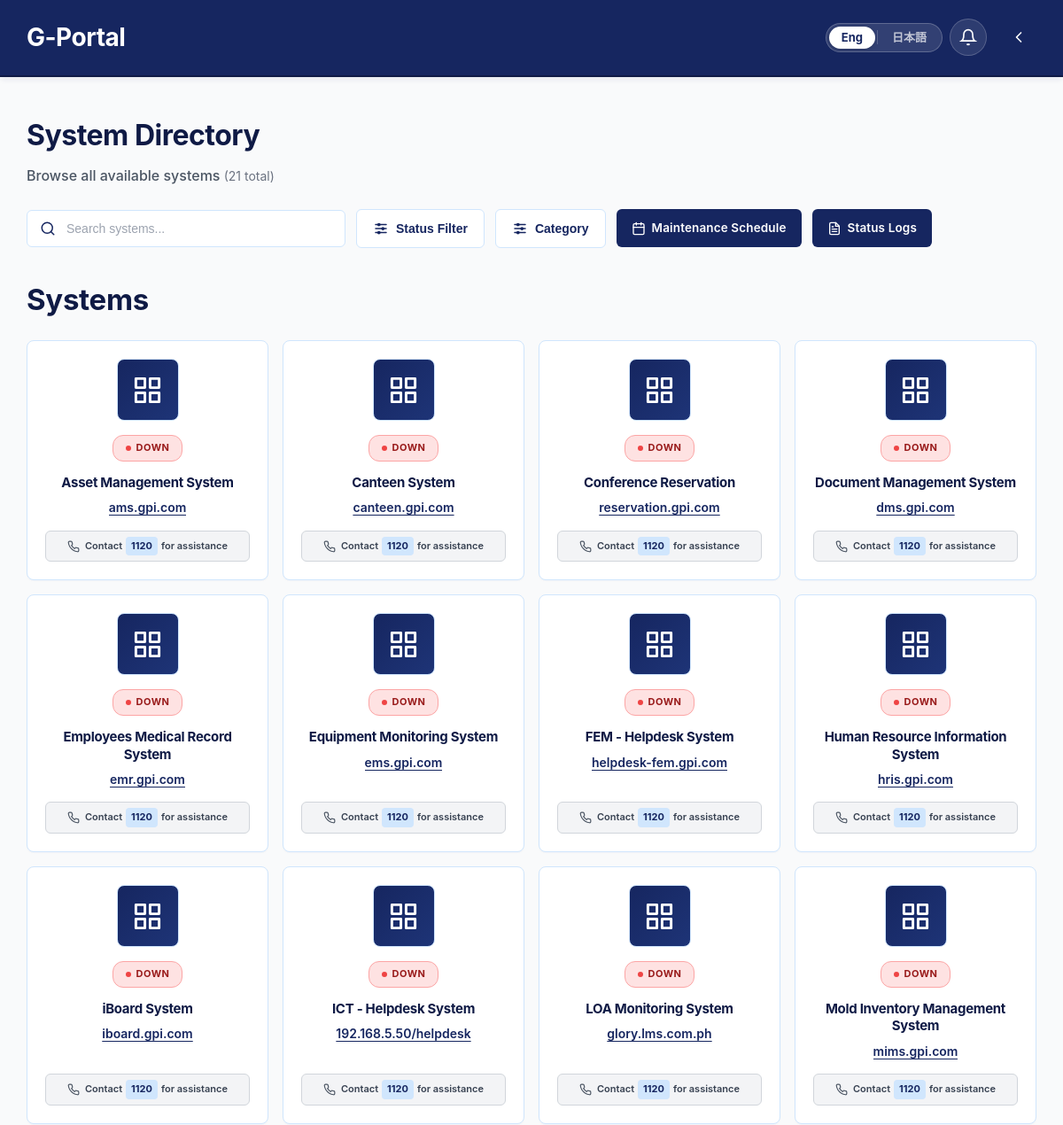
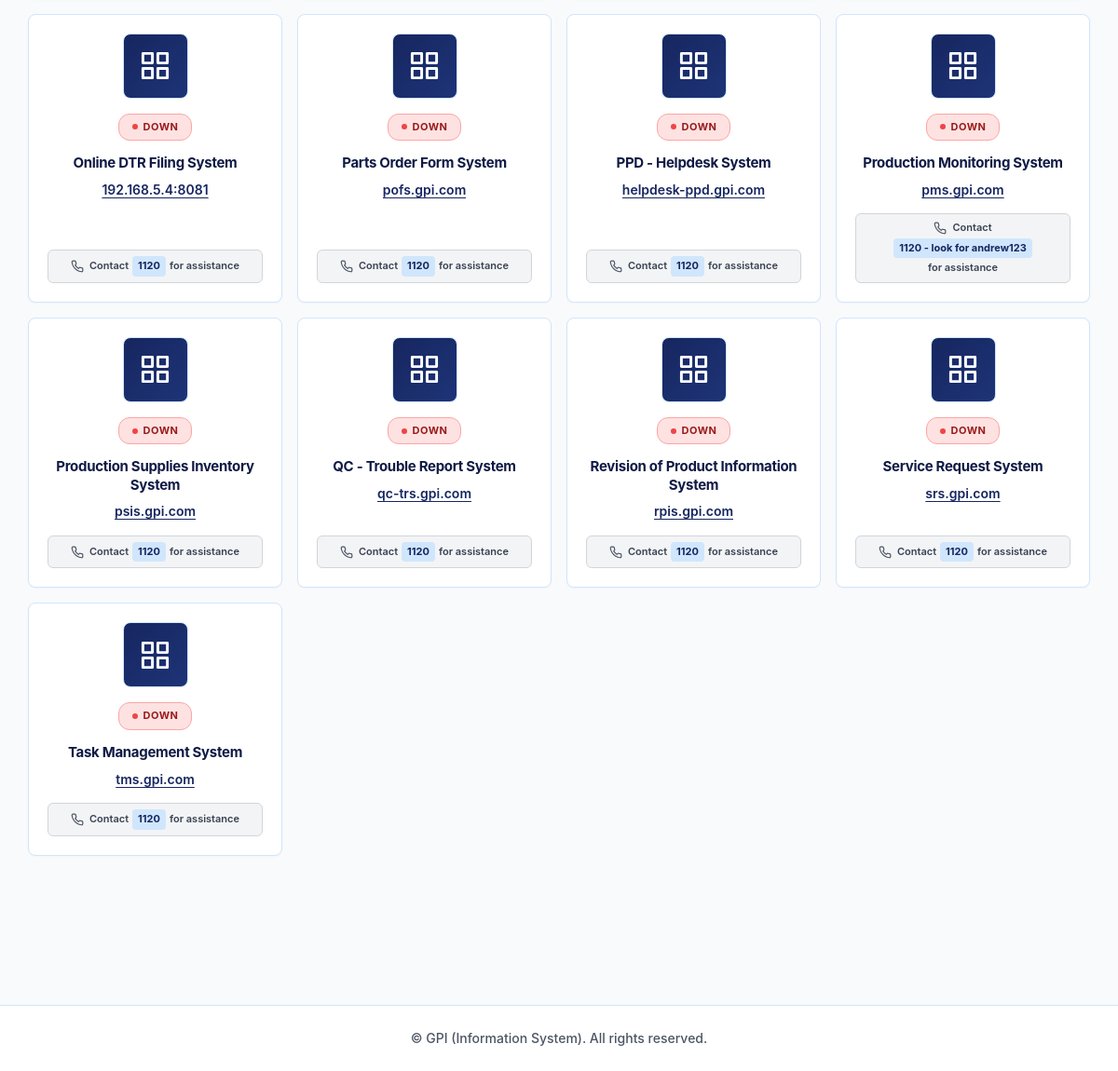
The page /pages/viewer.php on the database its author committed (2 pictures, top to bottom).
### tables this page shows
CREATE TABLE `systems` (
  `id` int(10) UNSIGNED NOT NULL,
  `name` varchar(255) NOT NULL,
  `category` varchar(100) NOT NULL DEFAULT 'Direct',
  `domain` varchar(255) NOT NULL,
  `network_type` varchar(5) NOT NULL DEFAULT 'https',
  `japanese_domain` varchar(255) DEFAULT NULL,
  `badge_url` varchar(500) DEFAULT NULL,
  `logo` varchar(255) DEFAULT NULL,
  `description` varchar(1000) DEFAULT NULL COMMENT 'System description (max 1000 chars)',
  `japanese_description` text DEFAULT NULL,
  `contact_number` varchar(50) DEFAULT '123',
  `status` enum('online','offline','maintenance','down','archived') DEFAULT 'online',
  `created_at` timestamp NOT NULL DEFAULT current_timestamp(),
  `updated_at` timestamp NOT NULL DEFAULT current_timestamp() ON UPDATE current_timestamp(),
  `exclude_health_check` tinyint(1) NOT NULL DEFAULT 0 COMMENT '1 = skip this system during automated health checks'
);

### pages/viewer.php (the view, shortened to what this page needs)
<?php
$conn = getDBConnection();
$catResult  = $conn->query("SELECT name, sort_order FROM categories ORDER BY sort_order ASC");
$dbCategories = [];
while ($row = $catResult->fetch_assoc()) {
    $dbCategories[] = $row;
}
$result = $conn->query("SELECT *, COALESCE(japanese_domain, '') as japanese_domain FROM systems ORDER BY created_at DESC");
$systems = [];
while ($row = $result->fetch_assoc()) { $systems[] = $row; }
usort($systems, function($a, $b) {
    return strcasecmp($a['name'] ?? '', $b['name'] ?? '');
});
$statusLabels = [
    'online' => 'Online', 'offline' => 'Offline',
    'maintenance' => 'Maintenance', 'down' => 'Down', 'archived' => 'Archived'
];
$totalSystems = count(array_filter($systems, fn($s) => ($s['status'] ?? '') !== 'archived'));
?>
<!DOCTYPE html>
<html lang="en">
<head>
    <link rel="stylesheet" href="../assets/css/viewer.css">
    <link rel="stylesheet" href="../assets/css/notifications.css">
</head>
<body class="viewer-page">
    <header class="viewer-header">
        <div class="header-content">
            <h1>G-Portal</h1>
            <div class="header-right">
                <div class="jp-lang-switcher" id="jpLangSwitcher">
                    <button class="jp-lang-option" id="jpLangEng" onclick="setLanguage('en')">
                        Eng
                    </button>
                    <button class="jp-lang-option" id="jpLangJp" onclick="setLanguage('jp')">
                        日本語
                    </button>
                </div>
                <div class="notification-bell">
                    <button class="bell-button" onclick="toggleNotifications()" title="Notifications">
                        <svg width="24" height="24" viewBox="0 0 24 24" fill="none" stroke="currentColor" stroke-width="2">
                            <path d="M18 8A6 6 0 0 0 6 8c0 7-3 9-3 9h18s-3-2-3-9"></path>
                            <path d="M13.73 21a2 2 0 0 1-3.46 0"></path>
                        </svg>
                    </button>
                </div>
                <button class="arrow-toggle" id="arrowToggle" onclick="toggleLogin()">
                    <svg width="20" height="20" viewBox="0 0 24 24" fill="none" stroke="currentColor" stroke-width="2" stroke-linecap="round" stroke-linejoin="round"><polyline points="9 18 15 12 9 6"></polyline></svg>
                </button>
            </div>
        </div>
    </header>
    <main class="viewer-main">
        <div class="viewer-container">
            <div class="page-header">
                <div class="page-title-section">
                    <h2 class="page-title">System Directory</h2>
                    <p class="page-subtitle">
                        Browse all available systems
                        <span class="system-count" id="systemCount">(<?php echo $totalSystems; ?> total)</span>
                    </p>
                </div>
                <div class="search-section">
                    <div class="search-wrapper-viewer">
                        <input type="text" id="viewerSearchBox" class="search-box-viewer"
                               placeholder="Search systems..." onkeyup="searchSystemsViewer()" aria-label="Search systems">
                        <div class="filter-container-viewer">
                            <button type="button" class="btn-filter-viewer" id="statusFilterBtn" onclick="toggleFilterViewer(event)" aria-label="Filter by status">
                                Status Filter
                            </button>
                        </div>
                        <div class="filter-container-viewer">
                            <button type="button" class="btn-filter-viewer" id="categoryFilterBtn" onclick="toggleCategoryFilterViewer(event)" aria-label="Filter by category">
                                Category
                            </button>
                        </div>
                        <div class="maint-btn-wrapper" id="maintBtnWrapper">
                            <a href="viewer_maintenance.php" class="btn-maintenance-viewer" id="maintBtn">
                                Maintenance Schedule
                            </a>
                        </div>
                        <a href="https://uptime.gpi.com" target="_blank" rel="noopener noreferrer" class="btn-status-logs-viewer" title="View system status change history">
                            Status Logs
                        </a>
                    </div>
                </div>
            </div>
            <div id="viewerSystemsContainer">
                <?php if (empty($systems)): ?>
                    <div class="systems-grid-viewer">
                        <div class="empty-state-viewer">
                            <svg width="80" height="80" viewBox="0 0 24 24" fill="none" stroke="currentColor" stroke-width="1.5"><rect x="3" y="3" width="18" height="18" rx="2" ry="2"></rect><line x1="9" y1="9" x2="15" y2="15"></line><line x1="15" y1="9" x2="9" y2="15"></line></svg>
                            <h3>No Systems Available</h3>
                            <p>There are currently no systems to display</p>
                        </div>
                    </div>
                <?php else: ?>
                    <div class="viewer-category-group" data-category="all">
                        <h3 class="viewer-section-title">Systems</h3>
                        <div class="systems-grid-viewer">
                        <?php foreach ($systems as $system): ?>
                            <?php
                            $status        = $system['status'] ?? 'online';
                            $statusLabel   = $statusLabels[$status] ?? 'Online';
                            $contactNumber = $system['contact_number'] ?? '123';
                            ?>
                            <div class="system-card-viewer"
                                data-system-id="<?php echo $system['id']; ?>"
                                data-status="<?php echo htmlspecialchars($status); ?>"
                                data-category="<?php echo htmlspecialchars($system['category'] ?? $dbCategories[0]['name'] ?? 'Direct'); ?>"
                                data-contact-number="<?php echo htmlspecialchars($contactNumber); ?>"
                                data-japanese-domain="<?php echo htmlspecialchars($system['japanese_domain'] ?? ''); ?>"
                                data-description="<?php echo htmlspecialchars($system['description'] ?? ''); ?>"
                                data-japanese-description="<?php echo htmlspecialchars($system['japanese_description'] ?? ''); ?>"
                                data-network-type="<?php echo htmlspecialchars($system['network_type'] ?? 'https'); ?>"
                                tabindex="0" role="article"
                                onclick="openDomainViewer(this)"
                                style="cursor: pointer;">
                                <?php if (!empty($system['logo']) && file_exists('../' . $system['logo'])): ?>
                                    <img src="../<?php echo htmlspecialchars($system['logo']); ?>" alt="<?php echo htmlspecialchars($system['name']); ?> logo" class="system-logo-viewer">
                                <?php else: ?>
                                    <div class="system-logo-placeholder-viewer">
                                    </div>
                                <?php endif; ?>
                                <div class="status-badge-viewer status-<?php echo htmlspecialchars($status); ?>">
                                    <span class="status-indicator-viewer"></span>
                                    <?php echo $statusLabel; ?>
                                </div>
                                <h3 class="system-name-viewer">
                                    <?php echo htmlspecialchars($system['name']); ?>
                                </h3>
                                <span class="system-domain-viewer"><?php echo htmlspecialchars($system['domain']); ?></span>
                                <?php if (in_array($status, ['maintenance', 'offline', 'down'])): ?>
                                    <div class="system-contact-message">
                                        Contact <span class="contact-number"><?php echo htmlspecialchars($contactNumber); ?></span> for assistance
                                    </div>
                                <?php endif; ?>
                            </div>
                        <?php endforeach; ?>
                        </div>
                    </div>
                <?php endif; ?>
            </div>
        </div>
    </main>
    <footer class="viewer-footer">
        <p> © GPI (Information System). All rights reserved. </p>
    </footer>
</body>
</html>

### assets/css/notifications.css (style rules this page uses)
.notification-bell { position: relative; display: inline-block; flex-shrink: 0; }
.bell-button { position: relative; background: rgba(255, 255, 255, 0.1); border: 1px solid rgba(255, 255, 255, 0.2); cursor: pointer; padding: 10px; border-radius: 50%; transition: all 0.2s; display: flex; align-items: center; justify-content: center; }
.bell-button svg { width: 20px; height: 20px; color: #ffffff; }

### rows shown on the page
systems: status "DOWN", name "Asset Management System", domain "ams.gpi.com", contact_number "1120"
systems: status "DOWN", name "Canteen System", domain "canteen.gpi.com", contact_number "1120"
systems: status "DOWN", name "Conference Reservation", domain "reservation.gpi.com", contact_number "1120"
systems: status "DOWN", name "Document Management System", domain "dms.gpi.com", contact_number "1120"
systems: status "DOWN", name "Employees Medical Record System", domain "emr.gpi.com", contact_number "1120"
systems: status "DOWN", name "Equipment Monitoring System", domain "ems.gpi.com", contact_number "1120"
systems: status "DOWN", name "FEM - Helpdesk System", domain "helpdesk-fem.gpi.com", contact_number "1120"
systems: status "DOWN", name "Human Resource Information System", domain "hris.gpi.com", contact_number "1120"
systems: status "DOWN", name "iBoard System", domain "iboard.gpi.com", contact_number "1120"
systems: status "DOWN", name "ICT - Helpdesk System", domain "192.168.5.50/helpdesk", contact_number "1120"
systems: status "DOWN", name "LOA Monitoring System", domain "glory.lms.com.ph", contact_number "1120"
systems: status "DOWN", name "Mold Inventory Management System", domain "mims.gpi.com", contact_number "1120"
systems: status "DOWN", name "Online DTR Filing System", domain "192.168.5.4:8081", contact_number "1120"
systems: status "DOWN", name "Parts Order Form System", domain "pofs.gpi.com", contact_number "1120"
systems: status "DOWN", name "PPD - Helpdesk System", domain "helpdesk-ppd.gpi.com", contact_number "1120"
systems: status "DOWN", name "Production Monitoring System", domain "pms.gpi.com", contact_number "1120 - look for andrew123"
systems: status "DOWN", name "Production Supplies Inventory System", domain "psis.gpi.com", contact_number "1120"
systems: status "DOWN", name "QC - Trouble Report System", domain "qc-trs.gpi.com", contact_number "1120"
systems: status "DOWN", name "Revision of Product Information System", domain "rpis.gpi.com", contact_number "1120"
systems: status "DOWN", name "Service Request System", domain "srs.gpi.com", contact_number "1120"
systems: status "DOWN", name "Task Management System", domain "tms.gpi.com", contact_number "1120"
